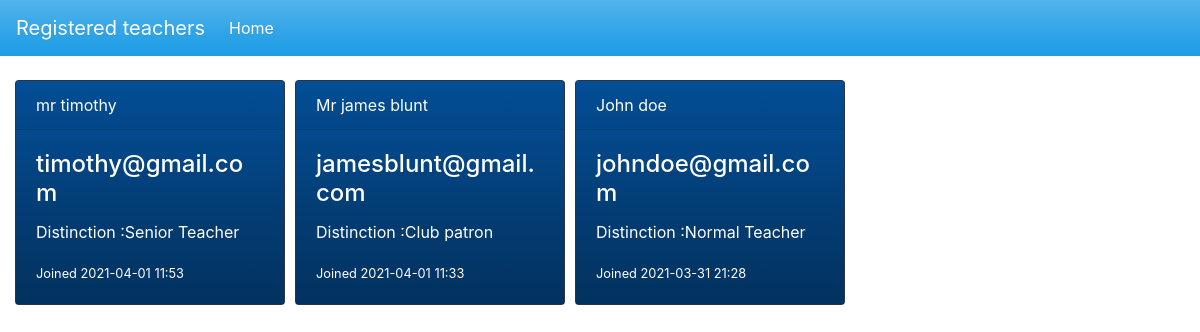
The page /admin/pages/teachers/index.php on the database its author committed.
### tables this page shows
CREATE TABLE `teachers` (
  `id` int(255) NOT NULL,
  `username` varchar(255) NOT NULL,
  `email` varchar(255) NOT NULL,
  `distinction` varchar(255) NOT NULL,
  `time` timestamp(6) NOT NULL DEFAULT current_timestamp(6) ON UPDATE current_timestamp(6)
);

### admin/pages/teachers/index.php (the view, shortened to what this page needs)
<?php
      require "../config.php";
      $query = 'SELECT * FROM teachers ORDER BY id desc';
      $result = mysqli_query($conn,$query);
      $teachers = mysqli_fetch_all($result,MYSQLI_ASSOC);
?>
<!DOCTYPE html>
<html lang="en">
<head>
    <link rel="stylesheet" href="../../../css/bootstrap.min.css">
</head>
<body>
<nav class="navbar navbar-expand-lg navbar-dark bg-primary">
  <a class="navbar-brand" href="#">Registered teachers</a>
  <div class="collapse navbar-collapse" id="navbarColor01">
    <ul class="navbar-nav mr-auto">
      <li class="nav-item active">
        <a class="nav-link" href="../../">Home
        </a>
      </li>
    </ul>
  </div>
</nav>
<br>
<div class="container grid">
    <?php foreach($teachers as $teacher):?>
        <div class="card text-white bg-dark mb-3" style="max-width: 20rem;">
         <div class="card-header"><?php echo $teacher['username'];?></div>
        <div class="card-body">
        <h4 class="card-title"><?php echo $teacher['email'];?></h4>
        <p class="card-text">Distinction :<?php echo $teacher['distinction'];?></p>
        <small>Joined <?php echo substr($teacher['time'],0,16);?></small>
     </div>
    </div>
    <?php endforeach;?>
</div>
</body>
</html>

### admin/pages/teachers/index.php (style rules this page uses)
.grid { width: 100%; display: inline-grid; grid-template-columns: repeat(4,1fr); grid-gap: 10px; }

### rows shown on the page
teachers: username "mr timothy", email "timothy@gmail.com", distinction "Senior Teacher", time "2021-04-01 11:53"
teachers: username "Mr james blunt", email "jamesblunt@gmail.com", distinction "Club patron", time "2021-04-01 11:33"
teachers: username "John doe", email "johndoe@gmail.com", distinction "Normal Teacher", time "2021-03-31 21:28"
